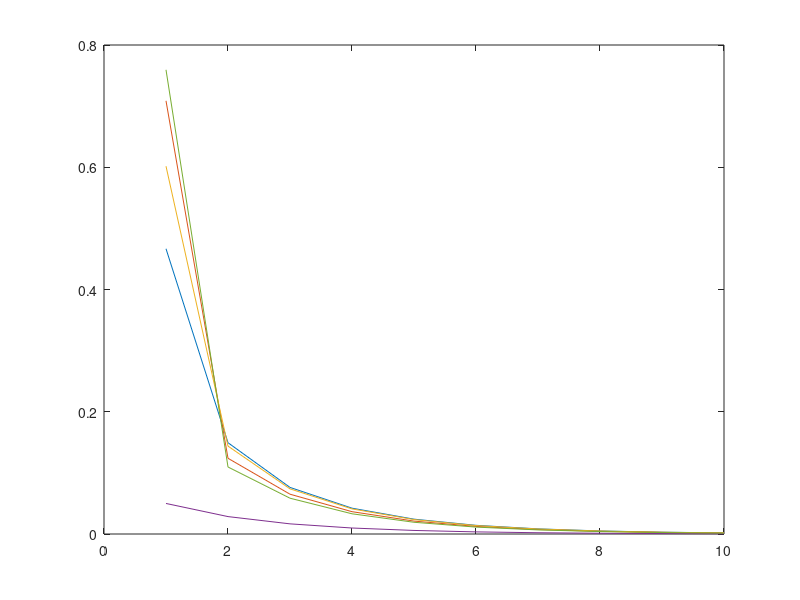

Write the MATLAB code that produced this figure.
clear all;
close all;

N=10;
alfa=0.6;
M=5;
dane=zeros(M,N);
x0=rand(M,1);

for i=1:N
    dane(:,i)=x0;
    
    x0=alfa.*x0.*(1-x0);

end
plot(dane')